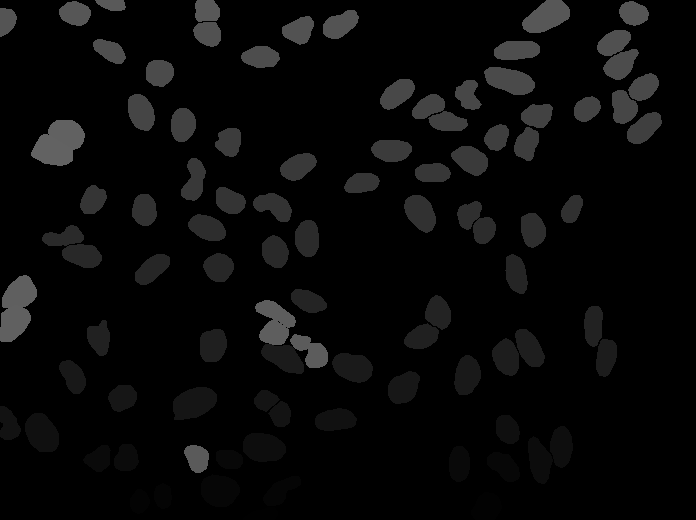
#> input picture test/cell/gt/mcf-z-stacks-03212011_i01_s1_w14fc74585-6706-47ea-b84b-ed638d101ae8.png, 696 x 520 px
$ python visualization.py
#> lines starting #> are read from the running program, lines starting #| are printed output that depends on the picture; after the words box and inside, x2 and y2 are one past the last pixel; in counts of white or black regions, pixels touching at a corner belong together
#> further down, img is the input picture: shape (520, 696); min 0, max 98, mean 8.6
from skimage.color import label2rgb
from skimage.morphology import dilation, erosion
from skimage.color import rgb_colors as colors
from skimage.measure import label
from skimage.measure import regionprops
import numpy as np

default_colors = ('red', 'blue', 'yellow', 'magenta', 'green', 'indigo', 'darkorange', 'cyan', 'pink', 'yellowgreen')

GT_COLOR = 'red'
PRED_COLOR = 'yellow'

def shape(img):
    img = np.squeeze(img)
    if img.ndim == 2:
        img = np.stack((img, img, img), axis=-1)
    return img

def get_color_by_name(color_name):
    color = getattr(colors, color_name)
    return np.array(color) * 255

def vis_semantic_area(img, semantic, colors=None, bg_label=0):
    img = shape(img)
    vis = label2rgb(semantic, colors=colors, bg_label=bg_label) * 255
    vis = img * 0.7 + vis * 0.3
    return vis.astype(np.uint8)

def vis_instance_area(img, instance, colors=None, bg_label=0):
    img = shape(img)
    instance = label(instance)
    vis = label2rgb(instance, colors=colors, bg_label=bg_label) * 255
    vis = img * 0.7 + vis * 0.3
    return vis.astype(np.uint8)

def vis_instance_contour(img, instance, color=None):
#> called with color = 'red'
    img = shape(img)
    boundary = dilation(instance) != erosion(instance)
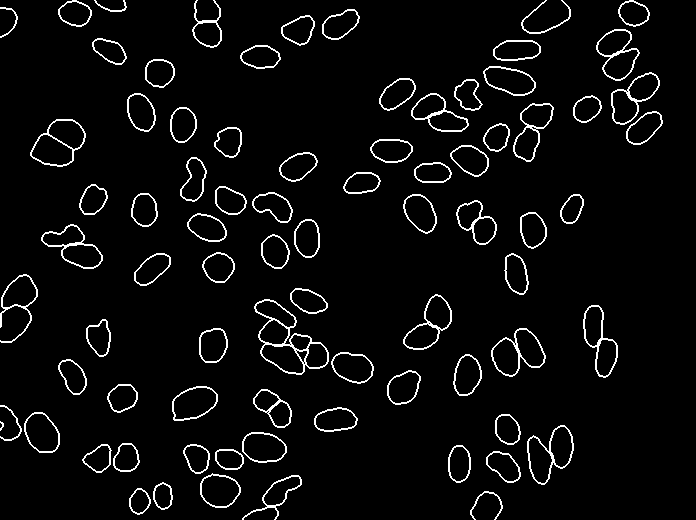
#> boundary: shape (520, 696) bool; 4.5% white in thin lines or dots
    boundary = (instance * boundary).astype(np.uint16)
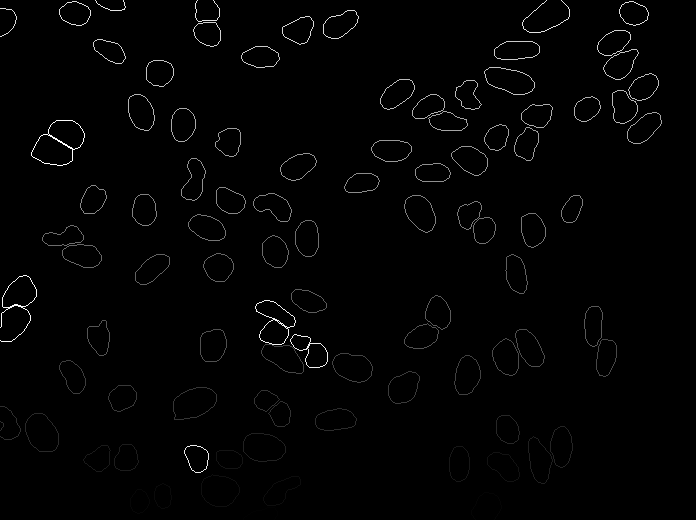
#> boundary: shape (520, 696) uint16; min 0, max 98, mean 1.1; drawn with min black and max white
    if color is None:
        for r in regionprops(boundary):
            color_idx = r.label % len(default_colors)
            color = get_color_by_name(default_colors[color_idx])
            img[r.coords[:,0], r.coords[:,1],:] = color
    else:
        color = get_color_by_name(color)
        rr, cc = np.nonzero(boundary)
#> rr = 8117 values from 0 to 519; cc = 8117 values, max 661 at index 1969, min 0 at index 107, mean 327.3
        img[rr, cc, :] = color
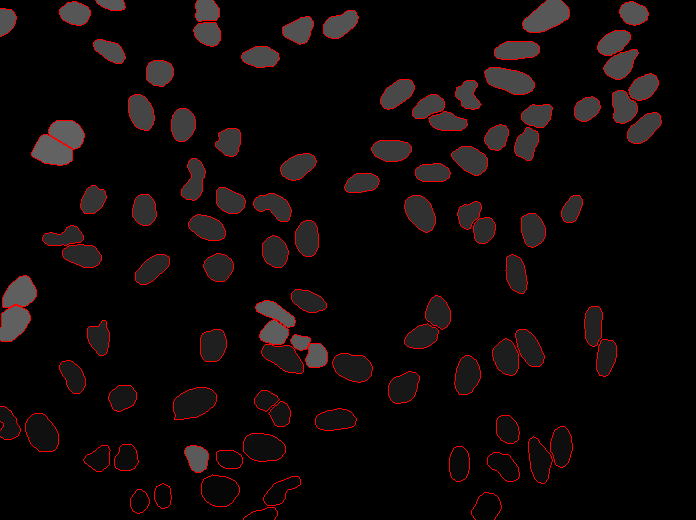
#> img: shape (520, 696, 3); 2.24% of pixels changed, all inside (x1, y1, x2, y2) = (0, 0, 662, 520); drawn as R, G, B

    return img

if __name__ == '__main__':
    from skimage.io import imread, imsave

    img = imread('./test/cell/gt/mcf-z-stacks-03212011_i01_s1_w14fc74585-6706-47ea-b84b-ed638d101ae8.png')
    # vis = vis_instance_area(img, img)
    # vis = vis_instance_area(img, img, color=['red'])
    # vis = vis_instance_contour(img, img)
    vis = vis_instance_contour(img, img, 'red')
    imsave('./vis.png', vis)

$ run again, with test/cell/gt/mcf-z-stacks-03212011_i01_s2_w1d654068b-d77d-4e5d-b6c2-4b67c3cc8dc0.png copied over test/cell/gt/mcf-z-stacks-03212011_i01_s1_w14fc74585-6706-47ea-b84b-ed638d101ae8.png
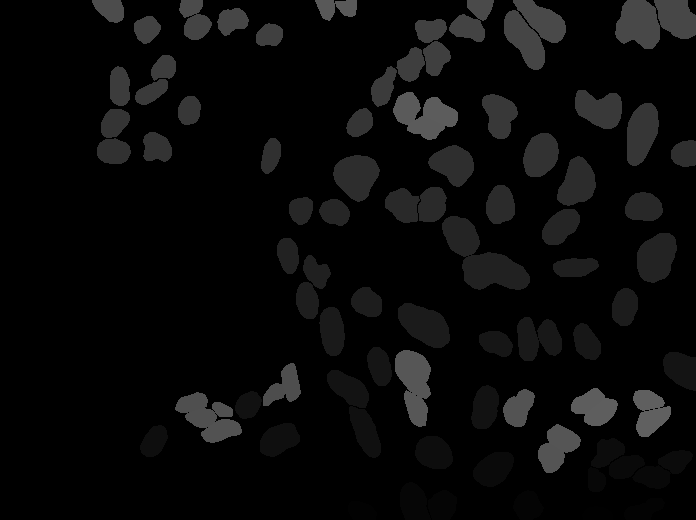
#> input picture test/cell/gt/mcf-z-stacks-03212011_i01_s2_w1d654068b-d77d-4e5d-b6c2-4b67c3cc8dc0.png, 696 x 520 px
#> img is the input picture: shape (520, 696); min 0, max 96, mean 9.5
#> in vis_instance_contour, `boundary = (instance * boundary).astype(np.uint16)`:
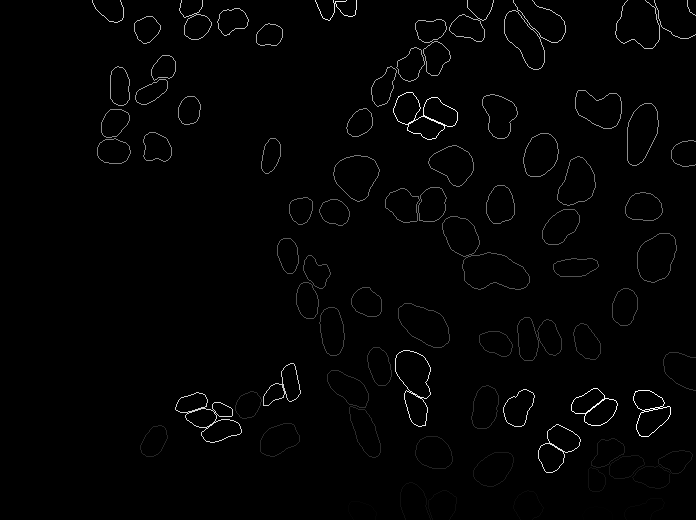
#> boundary: shape (520, 696) uint16; min 0, max 96, mean 1.1; drawn with min black and max white
#> rr = 8492 values from 0 to 519; cc = 8492 values, max 695 at index 359, min 92 at index 0, mean 434.6
#> in vis_instance_contour, `img[rr, cc, :] = color`:
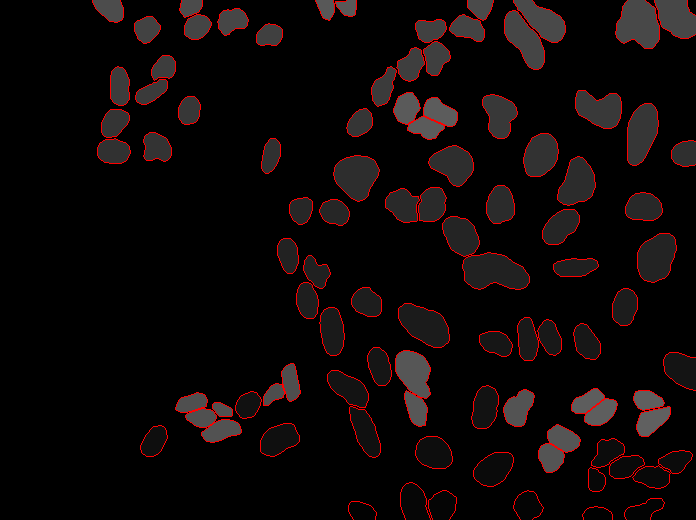
#> img: shape (520, 696, 3); 2.35% of pixels changed, all inside (x1, y1, x2, y2) = (92, 0, 696, 520); drawn as R, G, B

$ run again, with test/cell/gt/mcf-z-stacks-03212011_i02_s1_w112a67c56-029e-4a7d-bb09-a3f0a95a94c7.png copied over test/cell/gt/mcf-z-stacks-03212011_i01_s1_w14fc74585-6706-47ea-b84b-ed638d101ae8.png
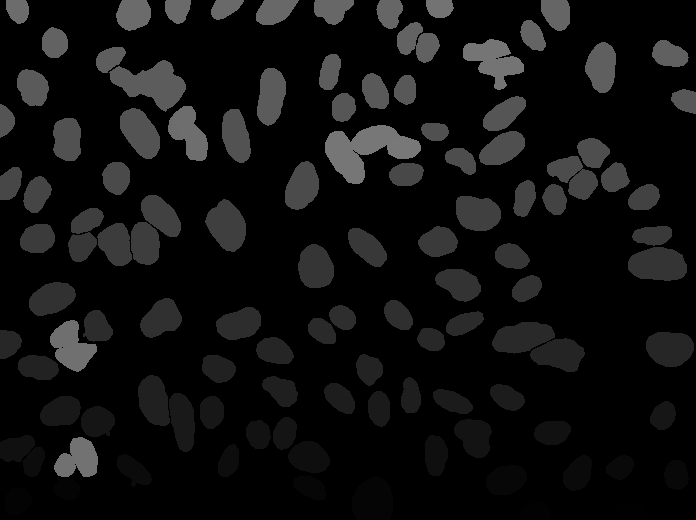
#> input picture test/cell/gt/mcf-z-stacks-03212011_i02_s1_w112a67c56-029e-4a7d-bb09-a3f0a95a94c7.png, 696 x 520 px
#> img is the input picture: shape (520, 696); min 0, max 120, mean 15.8
#> in vis_instance_contour, `boundary = (instance * boundary).astype(np.uint16)`:
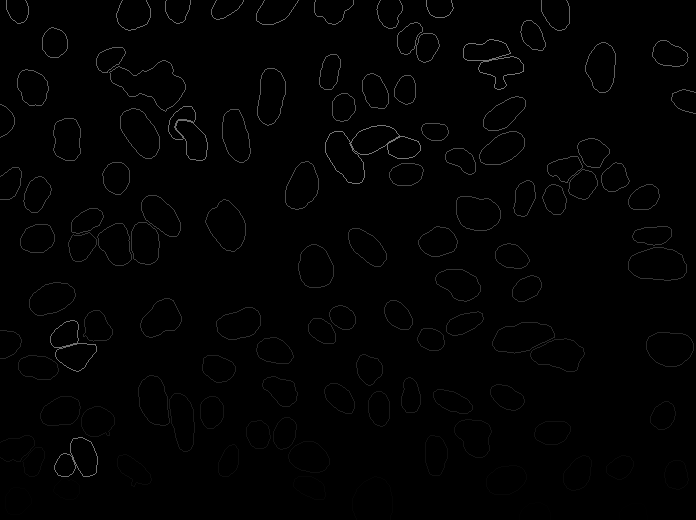
#> boundary: shape (520, 696) uint16; min 0, max 120, mean 1.8
#> rr = 10741 values from 0 to 519; cc = 10741 values, max 695 at index 1811, min 0 at index 2022, mean 326.8
#> in vis_instance_contour, `img[rr, cc, :] = color`:
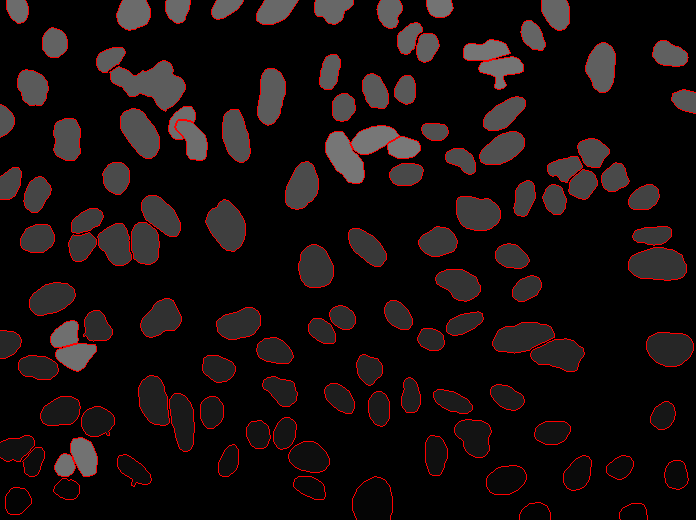
#> img: shape (520, 696, 3); 2.97% of pixels changed, all inside (x1, y1, x2, y2) = (0, 0, 696, 520); drawn as R, G, B

$ run again, with test/cell/gt/mcf-z-stacks-03212011_i02_s2_w1fee73b45-4ed3-48cd-a159-6aa2fc37d6ae.png copied over test/cell/gt/mcf-z-stacks-03212011_i01_s1_w14fc74585-6706-47ea-b84b-ed638d101ae8.png
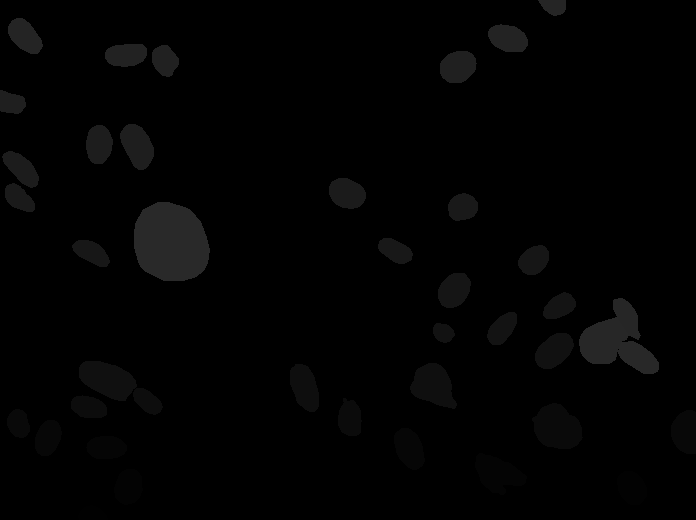
#> input picture test/cell/gt/mcf-z-stacks-03212011_i02_s2_w1fee73b45-4ed3-48cd-a159-6aa2fc37d6ae.png, 696 x 520 px
#> img is the input picture: shape (520, 696); min 0, max 41, mean 2.4
#> in vis_instance_contour, `boundary = (instance * boundary).astype(np.uint16)`:
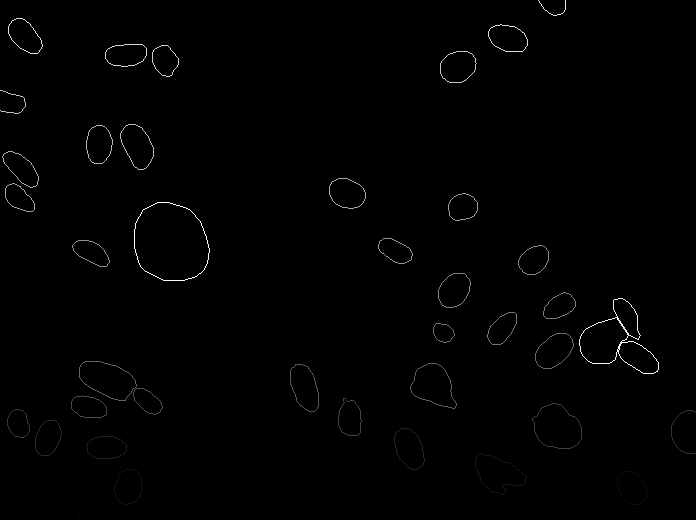
#> boundary: shape (520, 696) uint16; min 0, max 41, mean 0.2; drawn with min black and max white
#> rr = 3875 values from 0 to 519; cc = 3875 values, max 695 at index 2930, min 0 at index 503, mean 323.1
#> in vis_instance_contour, `img[rr, cc, :] = color`:
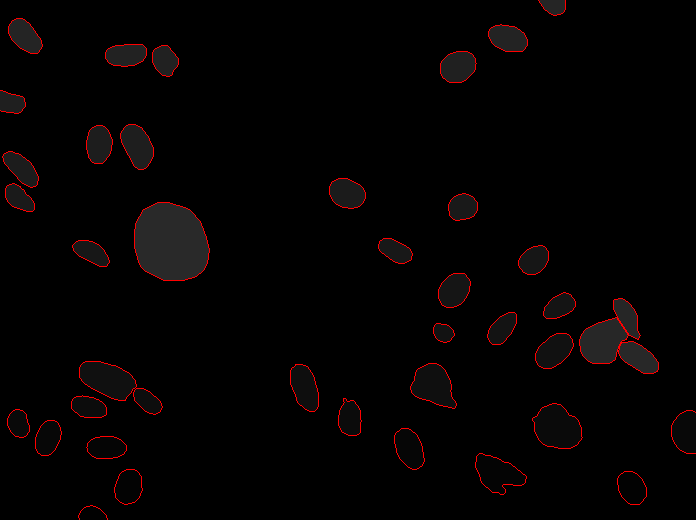
#> img: shape (520, 696, 3); 1.07% of pixels changed, all inside (x1, y1, x2, y2) = (0, 0, 696, 520); drawn as R, G, B
